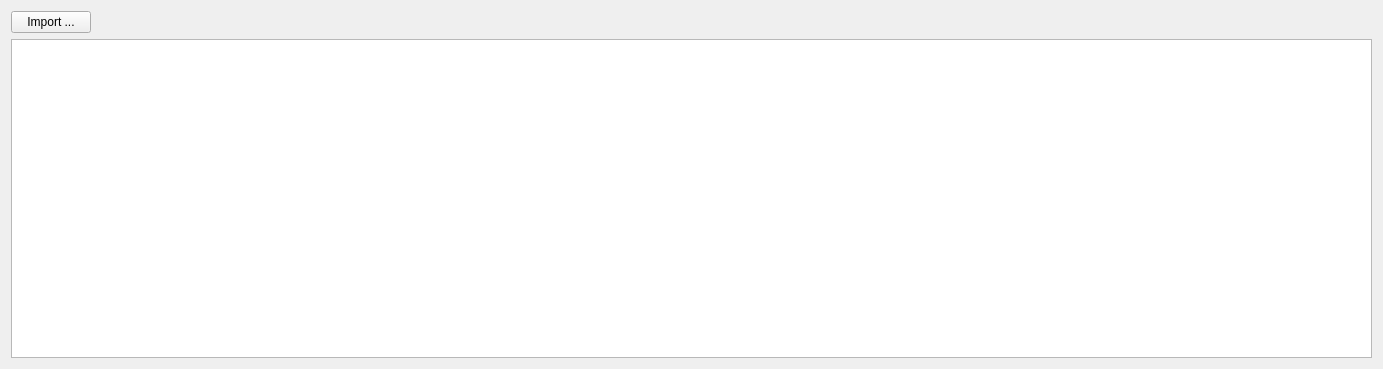
                   <widget class="QWidget" name="open_beam_toolbox">
                    <property name="geometry">
                     <rect>
                      <x>0</x>
                      <y>0</y>
                      <width>1383</width>
                      <height>369</height>
                     </rect>
                    </property>
                    <attribute name="label">
                     <string> Open Beam</string>
                    </attribute>
                    <layout class="QVBoxLayout" name="verticalLayout_8">
                     <item>
                      <layout class="QVBoxLayout" name="verticalLayout_7">
                       <item>
                        <layout class="QHBoxLayout" name="horizontalLayout_5">
                         <item>
                          <widget class="QPushButton" name="import_open_beam_button">
                           <property name="text">
                            <string>Import ...</string>
                           </property>
                          </widget>
                         </item>
                         <item>
                          <widget class="QLabel" name="open_beam_folder">
                           <property name="text">
                            <string/>
                           </property>
                          </widget>
                         </item>
                         <item>
                          <spacer name="horizontalSpacer_3">
                           <property name="orientation">
                            <enum>Qt::Horizontal</enum>
                           </property>
                           <property name="sizeHint" stdset="0">
                            <size>
                             <width>40</width>
                             <height>20</height>
                            </size>
                           </property>
                          </spacer>
                         </item>
                        </layout>
                       </item>
                       <item>
                        <widget class="QListWidget" name="list_open_beam">
                         <property name="sizePolicy">
                          <sizepolicy hsizetype="Preferred" vsizetype="Expanding">
                           <horstretch>0</horstretch>
                           <verstretch>0</verstretch>
                          </sizepolicy>
                         </property>
                         <property name="selectionMode">
                          <enum>QAbstractItemView::ExtendedSelection</enum>
                         </property>
                        </widget>
                       </item>
                      </layout>
                     </item>
                    </layout>
                   </widget>
